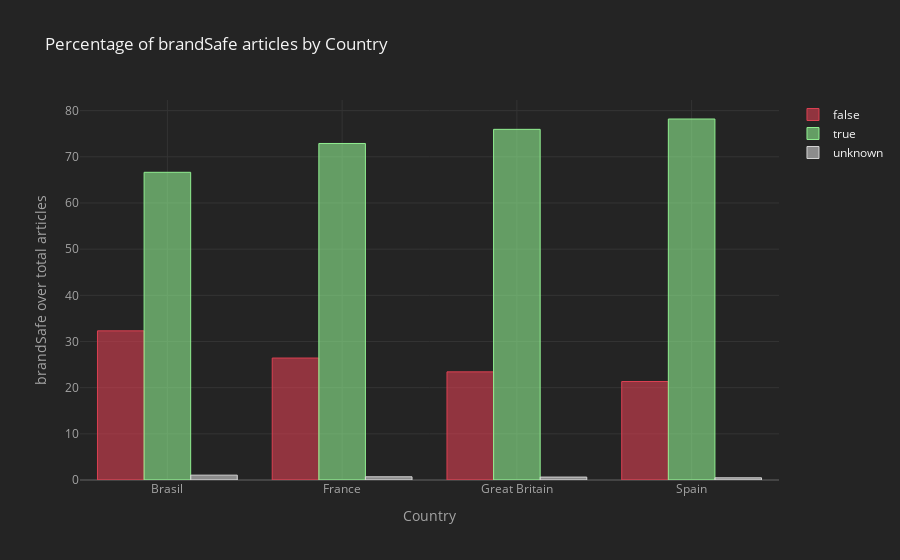

The notebook cell saved with this chart:
### Markdown cell above
### 1.1 Which is the best country in terms of brand safety?

### Code cell
import cufflinks as cf
from IPython.display import display,HTML
cf.set_config_file(sharing='public',theme='henanigans',offline=True)
aux1_1 = pd.crosstab(df['Country'], df['pageBrandsafe']).apply(lambda r: r/r.sum()*100, axis=1)
aux1_1.iplot(kind='bar', color=['red','lightgreen','lightgrey'],
        xTitle='Country', yTitle='brandSafe over total articles',
        title= 'Percentage of brandSafe articles by Country')

### Figure 1 — Plotly figure (JSON) as saved in the notebook; plotly's stock layout.template omitted (floating-point values rounded to 4 significant figures)
{"data": [{"marker": {"color": "rgba(219, 64, 82, 0.6)", "line": {"color": "rgba(219, 64, 82, 1.0)", "width": 1}}, "name": "false", "orientation": "v", "text": "", "type": "bar", "x": ["Brasil", "France", "Great Britain", "Spain"], "y": [32.3, 26.42, 23.42, 21.33]}, {"marker": {"color": "rgba(144, 238, 144, 0.6)", "line": {"color": "rgba(144, 238, 144, 1.0)", "width": 1}}, "name": "true", "orientation": "v", "text": "", "type": "bar", "x": ["Brasil", "France", "Great Britain", "Spain"], "y": [66.64, 72.89, 75.95, 78.19]}, {"marker": {"color": "rgba(211, 211, 211, 0.6)", "line": {"color": "rgba(211, 211, 211, 1.0)", "width": 1}}, "name": "unknown", "orientation": "v", "text": "", "type": "bar", "x": ["Brasil", "France", "Great Britain", "Spain"], "y": [1.051, 0.696, 0.632, 0.4773]}], "layout": {"legend": {"bgcolor": "#242424", "font": {"color": "#F4F4F4"}}, "paper_bgcolor": "#242424", "plot_bgcolor": "#242424", "title": {"font": {"color": "#F4F4F4"}, "text": "Percentage of brandSafe articles by Country"}, "xaxis": {"gridcolor": "#343434", "showgrid": true, "tickfont": {"color": "#A4A4A4"}, "title": {"font": {"color": "#A4A4A4"}, "text": "Country"}, "zerolinecolor": "#444444"}, "yaxis": {"gridcolor": "#343434", "showgrid": true, "tickfont": {"color": "#A4A4A4"}, "title": {"font": {"color": "#A4A4A4"}, "text": "brandSafe over total articles"}, "zerolinecolor": "#444444"}}}
